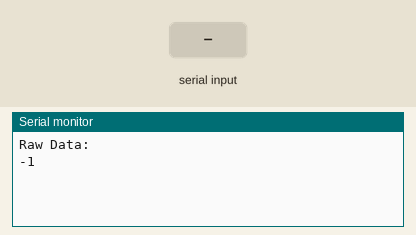
The sketch below on a simulated ESP32. On the bench: the last lines printed to the serial monitor. Inputs (shaded band) come from the test bench.

Above: at 1.2 s.
1.3 s: "90,45\n" received over the second serial link
At 1.6 s:
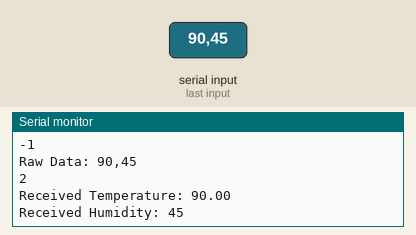
2.8 s: "1,90,45\n" received over the second serial link
At 3.6 s:
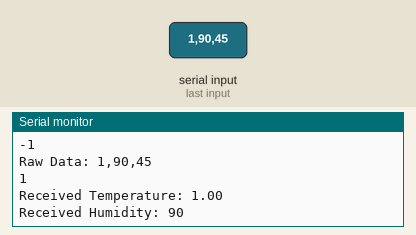
Timing chart, 0 to 5.8 s (numbered marks = the images above; inputs shaded):
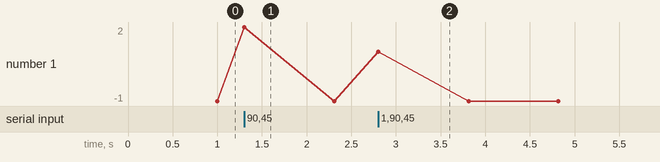

Measured:
- after the input at 1.3 s, the serial monitor: prints a new line at once (image 1)
- after the input at 2.8 s, the serial monitor: prints a new line at once (image 2)

The sketch:

esp_penerima.ino
```cpp
  #define TX_PIN 17  // Pin TX (tidak digunakan di penerima)
  #define RX_PIN 16  // Pin RX yang digunakan

  String receivedData = "";

  void setup() {
      Serial.begin(9600);       // Debugging via Serial Monitor
      Serial2.begin(115200, SERIAL_8N1, RX_PIN, TX_PIN); // UART dengan baudrate 9600
  }

  void loop() {
     receivedData = Serial2.readStringUntil('\n');  // Baca sampai newline

      receivedData.trim();

      Serial.print("Raw Data: ");
      Serial.println(receivedData);

      // Pisahkan data berdasarkan koma
      int commaIndex = receivedData.indexOf(',');
      Serial.println(commaIndex);


      if (commaIndex != -1) {
          String tempString = receivedData.substring(0, commaIndex);
          String humString = receivedData.substring(commaIndex + 1);

          // Konversi ke tipe data numerik
          float temperature = tempString.toFloat();
          int humidity = humString.toInt();

          // Tampilkan hasil di Serial Monitor
          Serial.print("Received Temperature: ");
          Serial.println(temperature);
          Serial.print("Received Humidity: ");
          Serial.println(humidity);
      }

  }
```
